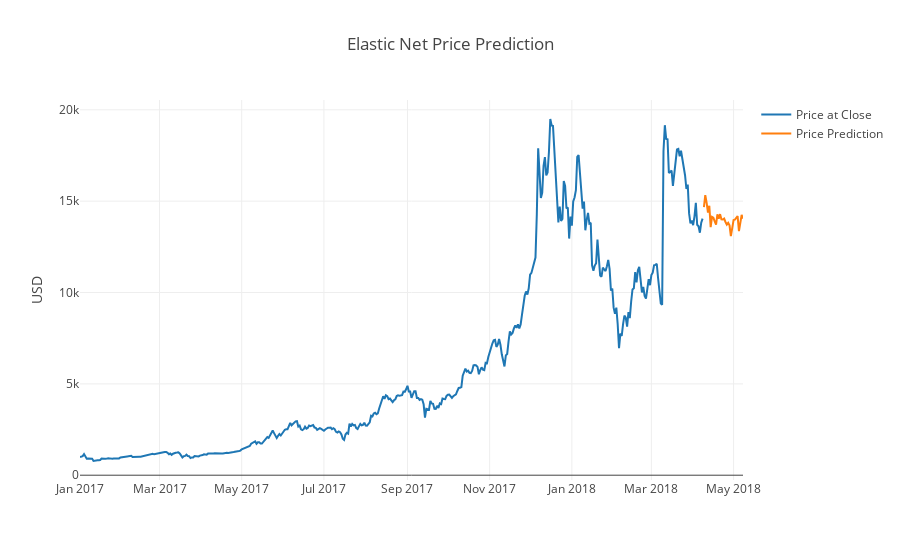

The cell this chart's notebook holds for it:
### Markdown cell above
**Price Prediction using the Elastic Net model **

### Code cell
model = fitted_models['enet']
model.fit(A_train, B_train)
prediction = model.predict(A_btc_predict)

final = pd.concat([btc_cur, btc_predict])
final = final.groupby('date').sum()

day_one_forecast = btc_cur.iloc[-1].date + dt.timedelta(days=1)
date = pd.date_range(day_one_forecast, periods=30, freq='D')
predictions = pd.DataFrame(prediction, columns=['prediction'], index=date)
final = final.append(predictions)
final.index.names = ['date']
final = final.reset_index()

final['prediction'] = final['prediction'] + (final['close'].iloc[-31] - final['prediction'].iloc[-1])

t0 = g_obj.Scatter(x=final['date'], y=final['close'],name='Price at Close')

t1 = g_obj.Scatter(x=final['date'], y=final['prediction'],name='Price Prediction')


data = [t0, t1]
layout = g_obj.Layout(title='Elastic Net Price Prediction',yaxis={'title': 'USD','nticks': 10,},)

fig = g_obj.Figure(data=data, layout=layout)
py.iplot(fig, filename='prediction-visualization')

### Figure 1 — Plotly figure (JSON) as saved in the notebook; plotly's stock layout.template omitted (floating-point values rounded to 4 significant figures; data arrays with more than 128 entries replaced by an {"elided": "..."} marker saying what was removed)
{"data": [{"name": "Price at Close", "type": "scatter", "x": {"elided": "493 str values"}, "y": {"elided": "493 float values"}}, {"name": "Price Prediction", "type": "scatter", "x": {"elided": "493 str values"}, "y": {"elided": "493 float values"}}], "layout": {"title": "Elastic Net Price Prediction", "yaxis": {"nticks": 10, "title": "USD"}}}
